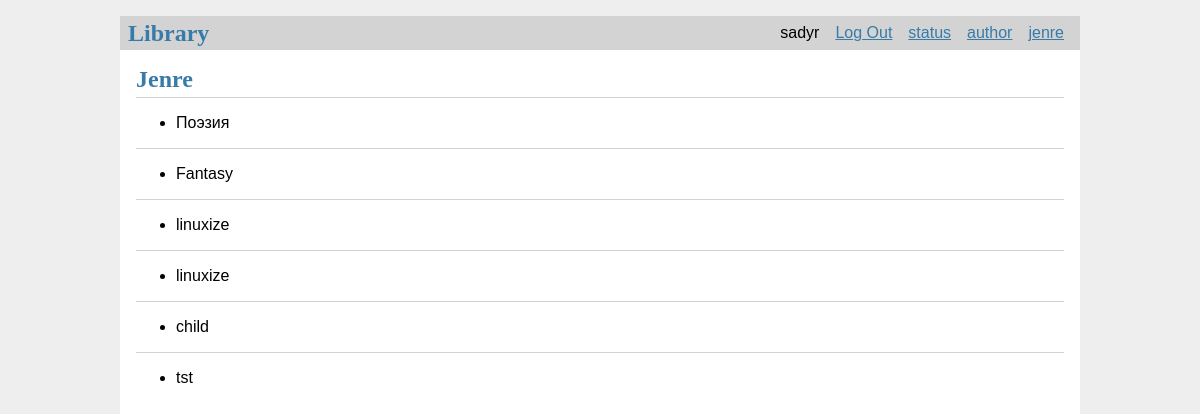
The page /jenre (signed in) on the database as committed earlier.
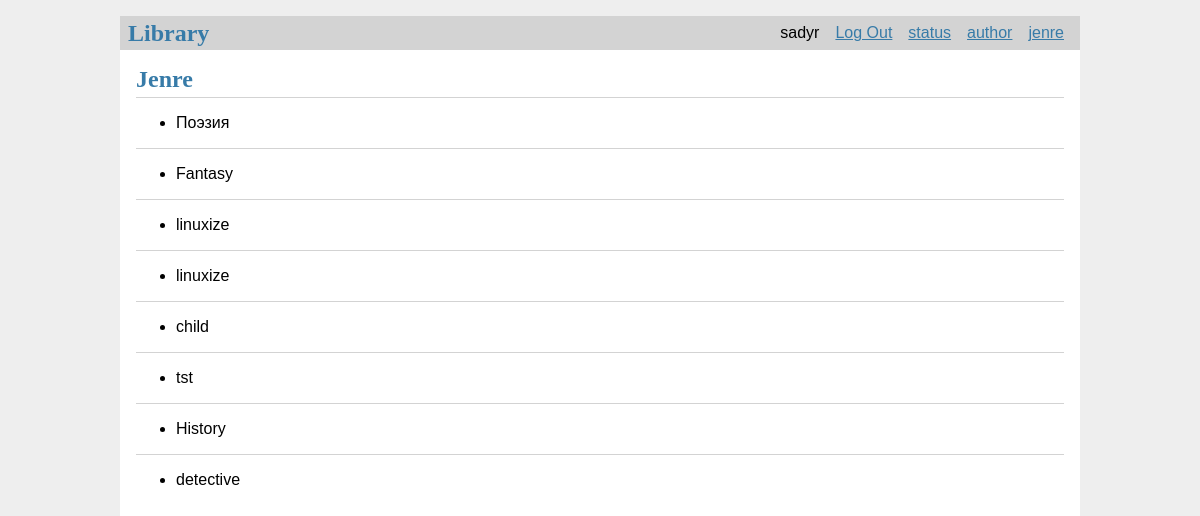
The same page on the database as committed later.
### tables this page shows
CREATE TABLE jenre (
    id INTEGER PRIMARY KEY AUTOINCREMENT,
    name TEXT NOT NULL
);

### library/book.py (the view)
@bp.route('/jenre') # Функция страницы жанры
def jenre():
    db = get_db()
    jenres = db.execute(
        'SELECT * '
        ' FROM jenre'
    ).fetchall()
    print(jenres)
    return render_template('book/jenre.html', jenres=jenres)

### library/auth.py (called while the page is built)
@bp.before_app_request
def load_logged_in_user():
    user_id = session.get('user_id')
    if user_id is None:
        g.user = None
    else:
        g.user = get_db().execute(
            'SELECT * FROM users WHERE id = ?', (user_id,)
        ).fetchone()

### library/db.py (called while the page is built)
def get_db():
    if 'db' not in g:
        g.db = sqlite3.connect(
            current_app.config['DATABASE'],
            detect_types=sqlite3.PARSE_DECLTYPES
        )
        g.db.row_factory = sqlite3.Row
    return g.db

### library/templates/book/jenre.html
{% extends 'base.html' %}
{% block header %}
  <h1>{% block title %}Jenre{% endblock %}</h1>
{% endblock %}
{% block content %}
  {% for jenre in jenres %}
    <ul>
        <li>{{ jenre['name']}}  </li>
    </ul>
    {% if not loop.last %}
      <hr>
    {% endif %}
  {% endfor %}
{% endblock %}

Rows that differ between the two databases and show on the page:
added jenre: name "History"
added jenre: name "detective"
